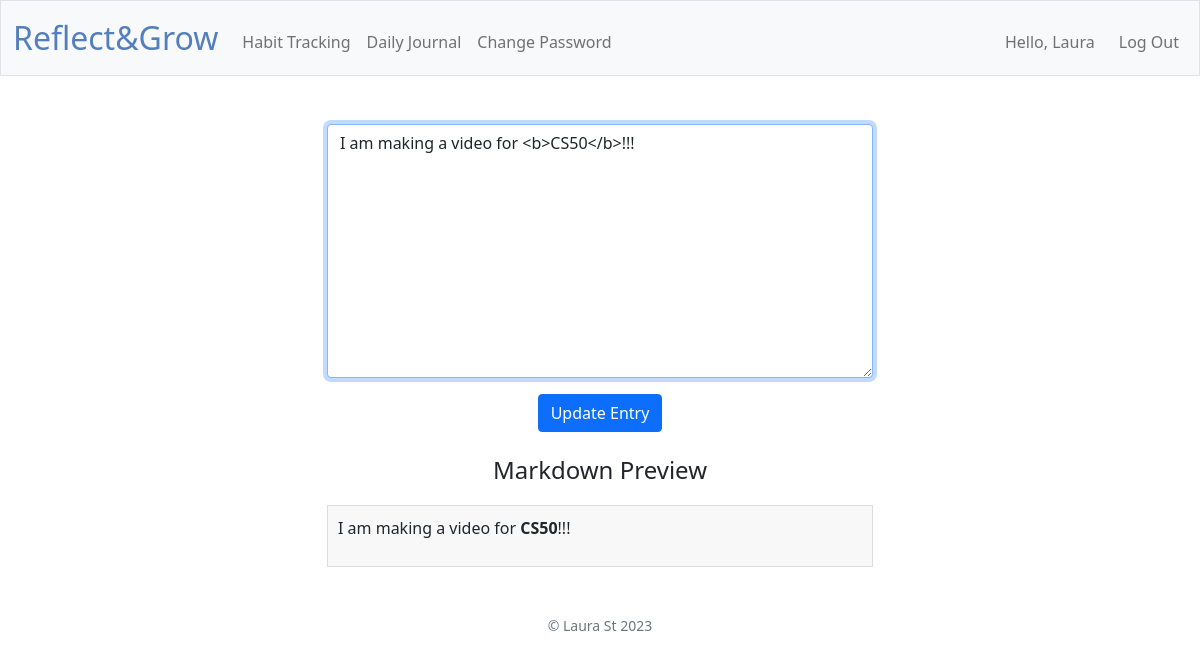
Screenshot of /edit-journal-entry/16 (signed in) with the database file from the repository.
### tables this page shows
CREATE TABLE "users" (
    id INTEGER PRIMARY KEY AUTOINCREMENT,
    username TEXT NOT NULL UNIQUE,
    hash TEXT NOT NULL
);

CREATE TABLE journal_entries (
    entry_id INTEGER PRIMARY KEY AUTOINCREMENT,
    user_id INTEGER,
    entry_content TEXT NOT NULL,
    created_at DATETIME DEFAULT CURRENT_TIMESTAMP,
    FOREIGN KEY (user_id) REFERENCES users(id)
);

### app.py (the view)
@app.route("/edit-journal-entry/<int:entry_id>", methods=["GET", "POST"])
@login_required
def edit_journal_entry(entry_id):
    if request.method == "POST":
        result = entry_service.update_entry(request.form, entry_id, session.get("user_id"))
        if not result["success"]:
            return apology(result["msg"], result["code"])
        return redirect("/journal-history")
    else:
        result = entry_service.get_entry(entry_id, session.get("user_id"))
        if not result["success"]:
            return apology(result["msg"], result["code"])
        return render_template("edit-journal-entry.html", entry=result["res"])

### app.py (called while the page is built)
@app.after_request
def after_request(response):
    response.headers["Cache-Control"] = "no-cache, no-store, must-revalidate"
    response.headers["Expires"] = 0
    response.headers["Pragma"] = "no-cache"
    return response

@app.context_processor
def inject_user():
    user_id = session.get("user_id")
    if user_id:
        result = user_service.get_user_details(user_id)
        user = result["res"]
        return {"username": user["username"]}
    return {}

### database.py (called while the page is built)
def get_entry(entry_id, user_id):
    return db.execute("SELECT * FROM journal_entries WHERE entry_id = ? and user_id = ?", entry_id, user_id)

def get_user(user_id):
    return db.execute("SELECT * FROM users WHERE id = ?", user_id)

### entry_service.py (called while the page is built)
def get_entry(entry_id, user_id):
    rows = database.get_entry(entry_id, user_id)
    entry = rows[0]
    if not entry:
        return fail()
    return success(entry)

### helpers.py (called while the page is built)
def login_required(f):
    @wraps(f)
    def decorated_function(*args, **kwargs):
        if session.get("user_id") is None:
            return redirect("/login")
        return f(*args, **kwargs)
    return decorated_function

def success(obj=None):
    return {"success": True, "res": obj}

### user_service.py (called while the page is built)
def get_user_details(user_id):
    rows = database.get_user(user_id)
    user = rows[0]
    if not user:
        fail()
    return success(user)

### templates/edit-journal-entry.html (shortened to what this page needs)
{% extends "layout.html" %}
{% block main %}
<div class="row justify-content-center">
    <div class="col-lg-6 col-md-8">
        <form action="/edit-journal-entry/{{ entry.entry_id }}" method="post">
            <div class="mb-3">
                <textarea autocomplete="off" autofocus class="form-control" id="entry" name="entry" type="text"
                    rows="10" oninput="updatePreview()">{{ entry.entry_content }}</textarea>
            </div>
            <button class="btn btn-primary" type="submit">Update Entry</button>
        </form>
        <h4 class="mt-4">Markdown Preview</h4>
        <div id="markdownPreview" class="markdown-preview" data-markdown="{{ entry.entry_content}}"></div>
    </div>
</div>
{% endblock %}

### templates/layout.html (shortened to what this page needs)
<!DOCTYPE html>
<html lang="en">
<head>
    <link href="https://cdn.jsdelivr.net/npm/bootstrap@5.1.3/dist/css/bootstrap.min.css"
 rel="stylesheet">
    <link href="/static/styles.css" rel="stylesheet">
</head>
<body>
    <nav class="bg-light border navbar navbar-expand-md navbar-light">
        <div class="container-fluid">
            <a class="navbar-brand" href="/"><span class="blue">Reflect&Grow</span></a>
            <div class="collapse navbar-collapse" id="navbar">
                {% if session["user_id"] %}
                <ul class="navbar-nav me-auto mt-2">
                    <li class="nav-item"><a class="nav-link" href="/habits">Habit Tracking</a></li>
                    <li class="nav-item"><a class="nav-link" href="/journal-history">Daily Journal</a></li>
                    <li class="nav-item"><a class="nav-link" href="/change-password">Change Password</a></li>
                </ul>
                <ul class="navbar-nav ms-auto mt-2">
                    <li class="nav-item navbar-text me-3">Hello, {{ username }}</li>
                    <li class="nav-item"><a class="nav-link" href="/logout">Log Out</a></li>
                </ul>
                {% else %}
                <ul class="navbar-nav ms-auto mt-2">
                    <li class="nav-item"><a class="nav-link" href="/register">Register</a></li>
                    <li class="nav-item"><a class="nav-link" href="/login">Log In</a></li>
                </ul>
                {% endif %}
            </div>
        </div>
    </nav>
    <main class="container py-5 text-center">
        {% block main %}{% endblock %}
    </main>
    <footer class="mb-5 small text-center text-muted">
        &copy; Laura St <span id="year"></span>
    </footer>
</body>
</html>

### static/styles.css (style rules this page uses)
nav .navbar-brand { font-size: xx-large; }
nav .navbar-brand .blue { color: #537fbe; }
.markdown-preview { border: 1px solid #ddd; padding: 10px; margin-top: 20px; background-color: #f8f8f8; text-align: initial; }
.btn { display: inline-flex; align-items: center; justify-content: center; }

### rows the page displays
users: username "Laura"
journal_entries: entry "I am making a video for <b>CS50</b>!!!"
